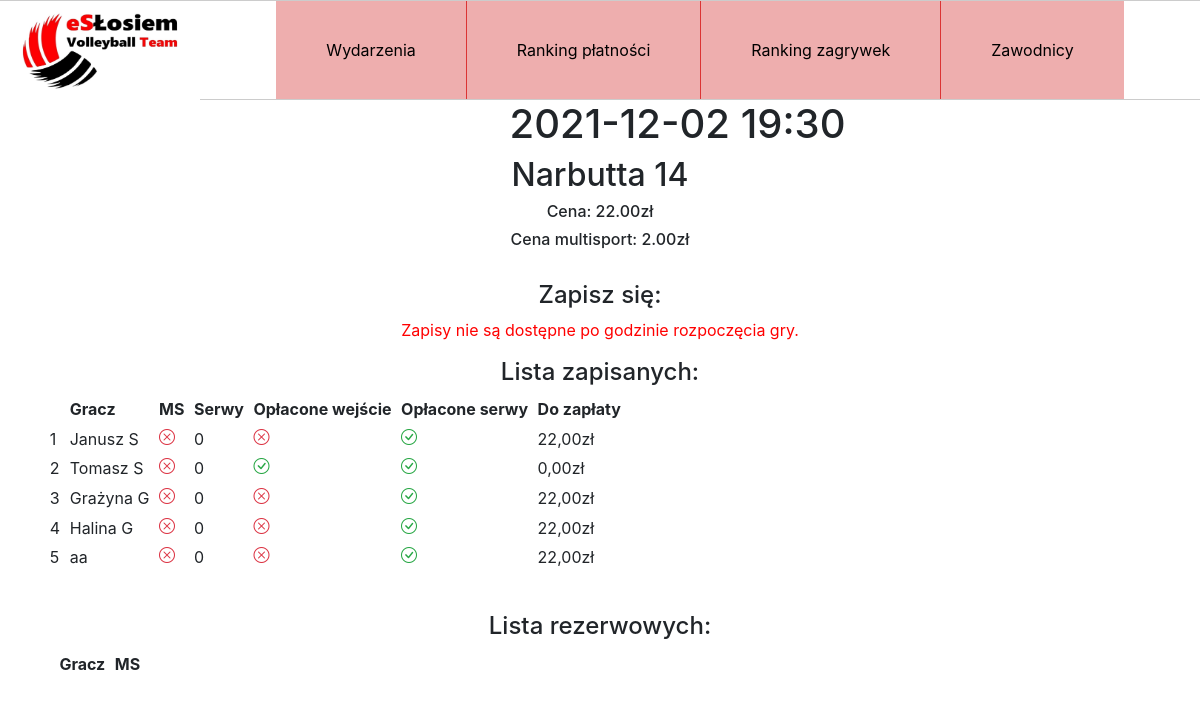
/event/15, run on the app's committed database.
### zapisy/models.py (models this page shows, shortened)
class Event(models.Model):
    date = models.DateTimeField()
    duration = models.DurationField()
    location = models.ForeignKey("Localization", on_delete=models.SET_NULL, blank=True, null=True, default=None)
    price = models.FloatField()
    price_multisport = models.FloatField(default=0)
    player_slots = models.IntegerField(default=12)
    coach = models.BooleanField(default=False)
    cancelled = models.BooleanField(default=False)

class Localization(models.Model):
    address = models.CharField(max_length=32)
    image = models.ImageField(upload_to='localizations')
    def __str__(self):
        return self.address

class Entry(models.Model):
    event = models.ForeignKey("Event", on_delete=models.CASCADE)
    player = models.ForeignKey("Player", on_delete=models.CASCADE)
    created_at = models.DateTimeField(auto_now_add=True, editable=True)
    reserve = models.BooleanField(default=False)
    multisport = models.BooleanField(default=False)
    serves = models.IntegerField(default=0)
    paid = models.BooleanField(default=False)
    serves_paid = models.BooleanField(default=False)
    resign = models.BooleanField(default=False)
    def count_entry_fee(self):
        if not self.paid:
            if self.multisport:
                return self.event.price_multisport
            else:
                return self.event.price
        else:
            return 0
    def count_serves_fee(self):
        if not self.serves_paid:
            return self.serves * 2
        else:
            return 0
    def count_total_fee(self):
        return self.count_entry_fee() + self.count_serves_fee()

class Player(models.Model):
    name = models.CharField(max_length=64)
    multisport_number = models.CharField(max_length=8, null=True, blank=True)
    def __str__(self):
        return self.name

### zapisy/views.py (the view)
# urls.py: path('event/<int:pk>', views.EventDetailView.as_view(), name='event'),
class EventDetailView(TemplateView):
    template_name = 'zapisy/event_detail.html'
    def get(self, request, *args, **kwargs):
        playerform = EntryForm(self.request.GET or None)
        adminform = EventManagerForm(self.request.GET or None)
        context = self.get_context_data(**kwargs)
        context['playerform'] = playerform
        event = Event.objects.get(id=kwargs['pk'])
        event_entries = Entry.objects.filter(event=event)
        adminformlist = []
        for i in range(event.player_slots):
            try:
                data = model_to_dict(event_entries[i], fields=['player', 'multisport', 'serves', 'paid', 'serves_paid', 'resign'])
                adminformlist.append(EventManagerForm(self.request.GET or None, prefix=str(i), initial=data))
            except:
                adminformlist.append(EventManagerForm(self.request.GET or None, prefix=str(i)))
        context['adminforms'] = adminformlist
        context['event_id'] = kwargs['pk']
        context['ended'] = event.date < datetime.now()
        context['event'] = event
        context['player_entries'] = Entry.objects.filter(event=event, reserve=False)
        context['player_reserve'] = Entry.objects.filter(event=event, reserve=True)
        return render(request, self.template_name, context)

### zapisy/templatetags/filters.py (called while the page is built)
@register.filter
def show_date(date):
    return date.strftime('%Y-%m-%d %H:%M')

@register.filter
def entry_count_fee(object):
    return str("{:.2f}".format(object.count_total_fee())).replace(".", ",") + 'zł'

@register.filter(is_safe=True)
def bool_symbol(bool):
    if bool:
        return mark_safe('<i class="bi bi-check-circle text-success"></i>')
    else:
        return mark_safe('<i class="bi bi-x-circle text-danger"></i>')

### templates/zapisy/event_detail.html (shortened to what this page needs)
{% extends "zapisy/base.html" %}
  {% block content %}
  {% load filters %}
    <h1>{{ event.date|show_date }}</h1>
    <h2>{{ event.location }}</h2>
    <h6>Cena: {{ event.price|floatformat:2 }}zł</h6>
    <h6>Cena multisport: {{ event.price_multisport|floatformat:2 }}zł</h6>
    <br>
    <h4>Zapisz się:</h4>
    {% if not ended and not event.cancelled %}
      <form action="{% url 'playerform' event_id %}" method="post">
        {% csrf_token %}
        {{ playerform.as_p }}
        <input type="submit" name="playerentry" value="zapisz">
      </form>
    {% elif ended %}
      <p class="red">Zapisy nie są dostępne po godzinie rozpoczęcia gry.</p>
    {% elif event.cancelled %}
      <p class="red">Wydarzenie zostało odwołane.</p>
    {% endif %}
    <h4>Lista zapisanych:</h4>
    <table class="table table-borderless table-sm table-responsive">
      <thead>
        <th scope="col"></th>
        <th scope="col">Gracz</th>
        <th scope="col">MS</th>
        <th scope="col">Serwy</th>
        <th scope="col">Opłacone wejście</th>
        <th scope="col">Opłacone serwy</th>
        <th scope="col">Do zapłaty</th>
      </thead>
      {% for entry in player_entries %}
        <tr>
          <td scope="row">{{forloop.counter}}</td>
          <td>{{entry.player}}</td>
          <td>{{entry.multisport|bool_symbol}}</td>
          <td>{{entry.serves}}</td>
          <td>{{entry.paid|bool_symbol}}</td>
          <td>{{entry.serves_paid|bool_symbol}}</td>
          <td>{{entry|entry_count_fee}}</td>
        </tr>
      {% endfor %}
    </table>
    <br>
    <h4>Lista rezerwowych:</h4>
    <table class="table table-borderless table-sm table-responsive">
      <thead>
        <th scope="col"></th>
        <th scope="col">Gracz</th>
        <th scope="col">MS</th>
      </thead>
    </table>
  {% endblock %}

### static/zapisy/css/style.css (style rules this page uses)
body { margin: 0; padding: 0; }
.red { color: red; }
table { width: 100%; }

### data on the page
Event: date|show_date "2021-12-02 19:30", location "Narbutta 14", price "22.00", price_multisport "2.00"
Entry: player "Janusz S", serves "0", paid+multisport+event "22,00zł"
Entry: player "Tomasz S", multisport False (drawn), serves "0", paid+serves_paid "0,00zł"
Entry: player "Grażyna G", serves "0", paid+multisport+event "22,00zł"
Entry: player "Halina G", serves "0", paid+multisport+event "22,00zł"
Entry: player "aa", serves "0", paid+multisport+event "22,00zł"
